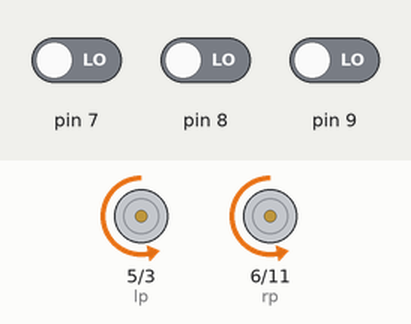
A sketch run on a simulated Arduino Uno, built with avr-gcc and run on an emulated ATmega328P. Parts: motor-driver pin pairs drawn as motors (green arrow = first pin HIGH = forward, orange = second pin HIGH = backward, longer = more drive). Inputs (shaded band) come from the test bench; at power-on: pin 9 LOW, pin 8 LOW, pin 7 LOW.

Above: at 1.3 s.
1.7 s: pin 9 driven HIGH
At 1.9 s:
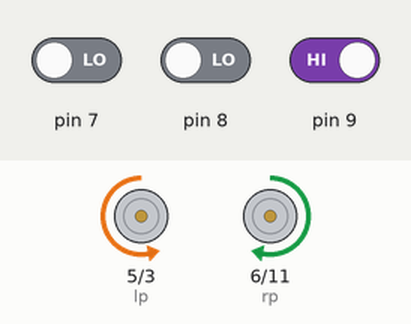
4.7 s: pin 8 driven HIGH
At 4.7 s:
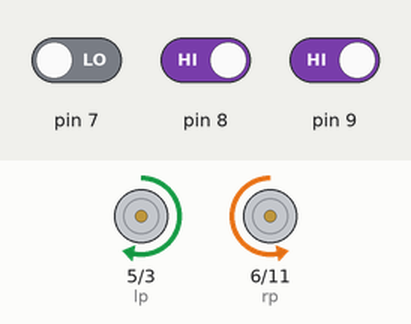
6.2 s: pin 7 driven HIGH
At 7.3 s:
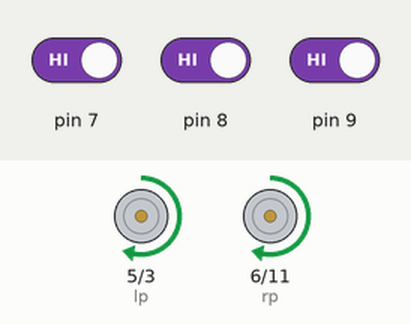
7.7 s: pin 7 driven LOW
At 8.6 s:
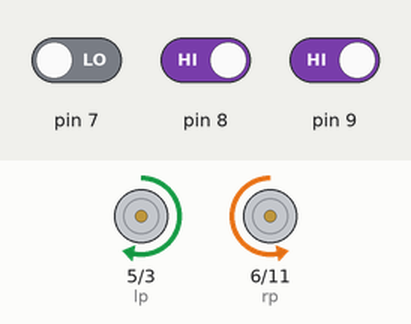
9.3 s: pin 8 driven LOW
At 9.5 s:
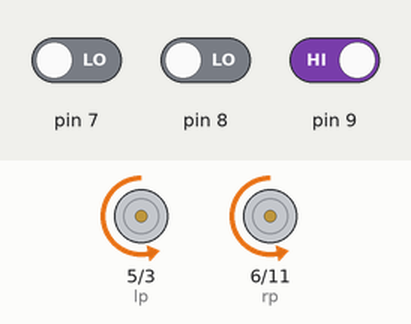
Timing chart, 0 to 13.3 s (numbered marks = the images above; inputs shaded):
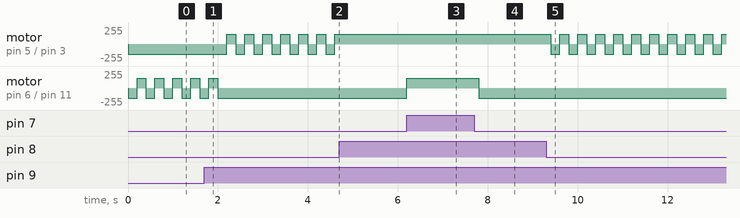

The sketch:

NukePiAvoider.ino
```cpp
int lp=5;
int ln=3;
int rp=6;
int rn=11;
int ir;
int irl;
int irr;

void setup()
{
 pinMode(lp, OUTPUT);
 pinMode(ln, OUTPUT);
 pinMode(rp, OUTPUT);
 pinMode(rn, OUTPUT);
 pinMode(8, INPUT);
 pinMode(7, INPUT);
 pinMode(9, INPUT);
}

void loop()
{
  ir=digitalRead(8);
 irl=digitalRead(7);
 irr=digitalRead(9);

 if(irl==HIGH && ir==HIGH && irr==HIGH)
 {
  forward();
  delay(200);
 }
 else if(irl==HIGH && ir==LOW && irr==HIGH)
 {
  rev();
  delay(200);
  right();
  delay(200);
 }
 else if(irl==LOW && ir==HIGH && irr==HIGH)
 {
  right();
  delay(200);
 }
 else if(irl==HIGH && ir==HIGH && irr==LOW)
 {
  left();
  delay(200);
 }
 else if(irl==LOW && ir==HIGH && irr==LOW)
 {
  rev();
  delay(200);
  left();
  delay(200);
 }
 else if(irl==LOW && ir==LOW && irr==HIGH)
 {
  rev();
  delay(200);
  right();
  delay(200);
 }
 else if(irl==HIGH && ir==LOW && irr==LOW)
 {
  rev();
  delay(200);
  left();
  delay(200);
 }
 else if(irl==LOW && ir==LOW && irr==LOW)
 {
  rev();
  delay(200);
  left();
  delay(200);
 }
}

void forward()
{
 analogWrite(lp,150);
 analogWrite(ln,0);
 analogWrite(rp,150);
 analogWrite(rn,0);
}

void rev()
{
 analogWrite(lp,0);
 analogWrite(ln,150);
 analogWrite(rp,0);
 analogWrite(rn,150);


}
void left()
{
 analogWrite(lp,0);
 analogWrite(ln,150);
 analogWrite(rp,150);
 analogWrite(rn,0);
}
void right()
{
 analogWrite(lp,150);
 analogWrite(ln,0);
 analogWrite(rp,0);
 analogWrite(rn,150);
}

void stp()
{
  analogWrite(lp,0);
  analogWrite(ln,0);
  analogWrite(rp,0);
  analogWrite(rn,0);
}


void stopright()
{
  analogWrite(lp,150);
  analogWrite(ln,0);
  analogWrite(rp,0);
  analogWrite(rn,0);
}

void stopleft()
{
  analogWrite(lp,0);
  analogWrite(ln,0);
  analogWrite(rp,150);
  analogWrite(rn,0);
}
```

Measured:
- after the input at 1.7 s, motor on pin 5 (lp) / pin 3 (ln): alternates forward 150/255 for 0.20 s and backward 150/255 for 0.20 s, starting after 0.50 s; motor on pin 6 (rp) / pin 11 (rn): goes on until 2.0 s, then stays backward 150/255
- after the input at 4.7 s, motor on pin 5 (lp) / pin 3 (ln): stops changing and stays forward 150/255
- after the input at 6.2 s, motor on pin 6 (rp) / pin 11 (rn): backward 150/255 → forward 150/255 at once
- after the input at 7.7 s, motor on pin 6 (rp) / pin 11 (rn): forward 150/255 → backward 150/255 after 0.10 s
- after the input at 9.3 s, motor on pin 5 (lp) / pin 3 (ln): alternates forward 150/255 for 0.20 s and backward 150/255 for 0.20 s, starting after 0.10 s
- by itself, motor on pin 6 (rp) / pin 11 (rn): alternates forward 150/255 for 0.20 s and backward 150/255 for 0.20 s
